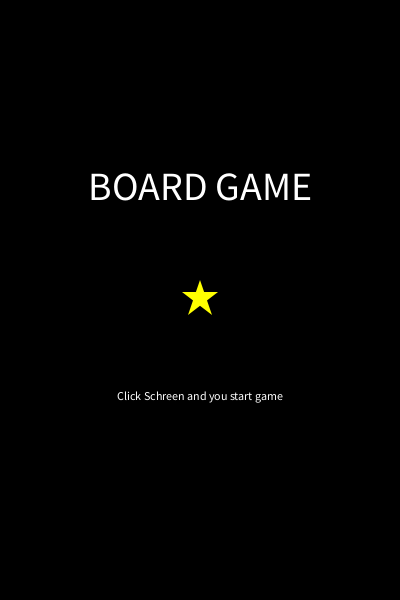
Frame 1 (no input)
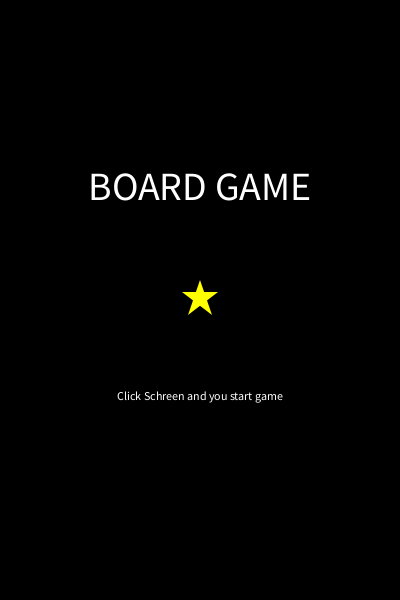
Frame 60 (the mouse pressed at the canvas centre just before this capture)
Frame 120 (the mouse held since frame 60 and released just before this capture): identical to frame 60, image omitted

The Processing sketch that drew these frames (run headless with seeded random() and noise(); from frame 60 on, the mouse is pressed at the canvas centre):

// Processing sketch: Boardgame
// ── Boardgame.pde
/*
boll_x:ボールのx座標
boll_y:ボールのy座標
speedx:x方向の速度
speedy:y方向の速度
a:ボールのx軸移動判定
b:ボールのy軸移動判定
point:得点
GAMEOVER_count:何回落ちたかのカウント
GAMEOVER_number:何回落ちて大丈夫な数
LIFE:残りライフ
startWordCount:スタートカウントの数え
mouseClickCount:クリックされた回数
quiteNumber:終了カウント
*/


float boll_x,boll_y,speedx,speedy;
int a,b,point,GAMEOVER_count,GAMEOVER_number,LIFE,startWordCount,mouseClickCount,quiteNumber;
String[] startWord = {"","ARE","YOU","READY?"};

/*-------Setup-------*/
void setup(){
  size(400,600);
  a=0;//初期ではx軸右側に
  b=0;//初期ではy軸下軸
  boll_x=0;//初期のボールx座標
  boll_y=0;//初期のボールy座標
  point=0;
  GAMEOVER_count=0;
  GAMEOVER_number=2;
  mouseClickCount=0;
  quiteNumber=0;
  speedx=1.0;
  speedy=5.0;
  rectMode(CENTER);//長方形の基準を真ん中に
}

/*-------Draw-------*/
void draw(){
  background(0);
  if(mouseClickCount==0) startWindow();
  else goGame();

}

/*-------スタート画面-------*/
void startWindow(){
  title();
  drawStar(width/2,height/2);
  startWord();
}

/*-------GAME開始のコメント(1):タイトル-------*/
void title(){
  fill(255);
  textAlign(CENTER);
  textSize(40);
  text("BOARD GAME",width/2,height/3);
}

/*-------GAME開始のコメント(2):ゲーム開始方法の指示-------*/
void startWord(){
  fill(255);
  textAlign(CENTER);
  textSize(12);
  text("Click Schreen and you start game",width/2,height*2/3);
}

/*-------ゲーム開始時に表示させる"ARE YOU READY"に関するメソッド-------*/
void goGame(){
  if(startWordCount >= startWord.length){
    aboutBall();
    game();
  }else{
    areYouReady();
    startWordCount++;
  }
}

/*-------ゲーム開始時に表示させる"ARE YOU READY"について-------*/
void areYouReady(){
  frameRate(1);
  textSize(100);
  textAlign(CENTER);
  text(startWord[startWordCount], width/2, height/2);
}

/*-------実際のゲームに関してのメイン-------*/
void game(){
  frameRate(100);
  /*-------壁とのあたり判定-------*/

  //aが0なら右方向へ
  if(a==0) boll_x+=speedx;
  //ｘ座標が壁ギリギリになったら左へ5は半径（スピード変速システム搭載）
  if(boll_x>=width-5){
    a=1;
    speedx=random(3);
  }

  //aが0なら左方向へ
  if(a==1) boll_x-=speedx;
  //ｘ座標が壁ギリギリになったら右へ(スピード変速システム搭載)
  if(boll_x<=5){
    a=0;
    speedx=random(3);
  }

  //bが0なら下へ
  if(b==0) boll_y+=speedy;
  //ボールが下に落ちた時
  if(boll_y>=height){
    boll_y=0;//上に戻ってくる
    GAMEOVER_count++;//GameOverカウント追加
  }

  //bが1の時上へ
  if(b==1) boll_y-=speedy;
  //ボールが天井なら下へ(スピード変速システム搭載)
  if(boll_y<=5){
    b=0;
    speedy=random(3,5);//random(min,max):min~maxの範囲の乱数
  }

  /*-------長方形とのあたり判定とポイントの加算-------*/
  if(boll_x>=mouseX-30 && boll_y>=565 && boll_y<=575 && boll_x<=mouseX+30){//バーの長さとボールの軸からのあたり判定
    b=1;
    /*--加点について--*/
    if(GAMEOVER_count<=GAMEOVER_number){
      point+=100;
      speedx=random(3);
      speedy=random(3,5);
    }
  }

  if(boll_x>=mouseX-30 && boll_y>=565 && boll_y<=585 && boll_x<mouseX-10) a=1;//バーの長さとボールの軸からのあたり判定
  if(boll_x>mouseX+10 && boll_y>=565 && boll_y<=585 && boll_x<=mouseX+30) a=0;//バーの長さとボールの軸からのあたり判定
  if(boll_y>=575 && boll_x==mouseX-30 && boll_y<=585){
   a=0;
   b=1;
   if(GAMEOVER_count<=GAMEOVER_number) point+=100;
  }
  if(boll_y>=575 && boll_x==mouseX+30 && boll_y<=585){
    a=1;
    b=1;
    if(GAMEOVER_count<=GAMEOVER_number) point+=100;
  }
  /*-------特定回数以上落ちたらゲームオーバー-------*/
  GAMEOVER();
}

/*-------ボールの描画-------*/
void aboutBall(){
  noStroke();
  ellipse(boll_x,boll_y,10,10);
  fill(255);
  rect(mouseX,580,50,10);
}

/*-------星の描画-------*/
void drawStar(int px,int py) {
  noStroke();
  smooth();
  fill(255, 255, 0);
  beginShape();
    vertex(px      , py - 20);
    vertex(px - 12 , py + 15);
    vertex(px + 18 , py -  8);
    vertex(px - 18 , py -  8);
    vertex(px + 12 , py + 15);
  endShape(CLOSE);
}

/*-------GAMEのポイントとLIFEの表示-------*/
void beforeGAMEOVER_Display(){
  LIFE = GAMEOVER_number-(GAMEOVER_count-1);
  textSize(16);
  text("POINT:",40,20);
  text(point,100,20);
  text("LIFE:",140,20);
  text(LIFE,170,20);
}

/*-------GAME終了後-------*/
void afterGAMEOVER(){
  background(0);
  GAMEOVER_Comment();
  finishStar();
  reStartGame();
}

/*-------GAME終了を取得してafterGAMEOVERへ-------*/
void GAMEOVER(){
  if(GAMEOVER_count > GAMEOVER_number) afterGAMEOVER();
  else beforeGAMEOVER_Display();
}

/*-------GAME終了後のコメント(1):合計獲得ポイント-------*/
void GAMEOVER_Comment(){
  textAlign(CENTER);
  textSize(30);
  text("GAME OVER",width/2,height/3);
  text("GET",width/2-100,height/3+28);
  text(point,width/2,height/3+28);
  text("POINT",width/2+100,height/3+28);
}

/*-------GAME終了後のコメント(2):終了後のゲーム終了方法の指示-------*/
void reStartGame(){
  fill(255);
  textAlign(CENTER);
  textSize(12);
  text("You click schreen and finish this game",width/2,height*2/3);
  quiteNumber=1;
}

/*-------GAME終了後に表示するスターのアニメーション-------*/
void finishStar(){
  frameRate(60);
  drawStar(width/2,height/2);
}

/*-------GAME終了後の終了のメソッド------*/
void mouseClicked(){
  mouseClickCount++;
  println(mouseClickCount);
  if(quiteNumber==1){
    exit();
  }
}
